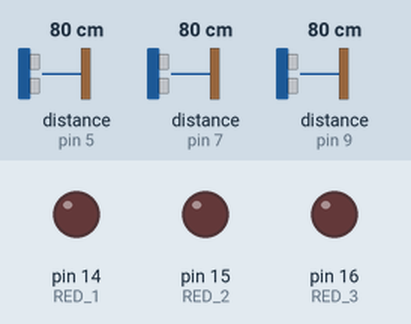
The sketch below on a simulated Arduino Uno, built with avr-gcc and run on an emulated ATmega328P. Parts: output pins drawn as LEDs (lit = HIGH). Wiring (inferred from the names in the program): ultrasonic range finder: trigger pin 4; echo pin 5. The inputs (shaded band) are chosen by the test bench; at power-on: distance to the obstacle (sensors on pin 5, pin 7, pin 9) 80 cm. The echo pulse lasts 58.3 µs per cm; pins used as bus, display or sensor lines are not drawn; what the sketch prints to the serial monitor is not drawn.

Above: at 1.2 s.
1.3 s: distance to the obstacle (sensor on pin 5) set to 2 cm
3.5 s: distance to the obstacle (sensor on pin 7) set to 36 cm
5.0 s: distance to the obstacle (sensor on pin 7) set to 31 cm
At 7.1 s:
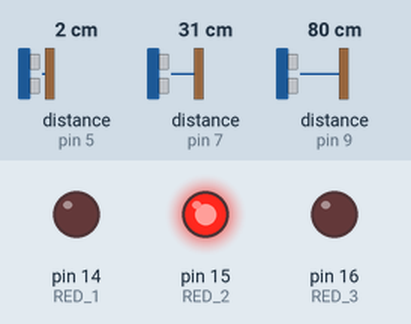
7.7 s: distance to the obstacle (sensor on pin 7) set to 4 cm
14.3 s: distance to the obstacle (sensor on pin 7) set to 2 cm
At 15.4 s:
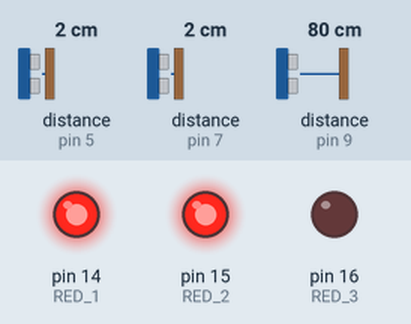
16.1 s: distance to the obstacle (sensor on pin 7) set to 35 cm
At 18.0 s:
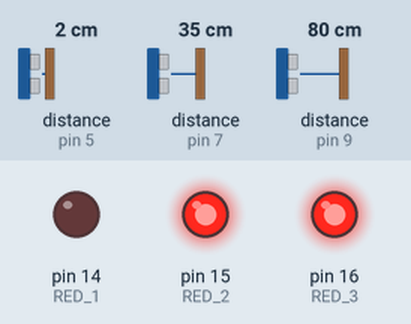
Timing chart, 0 to 19.5 s (numbered marks = the images above; inputs shaded):
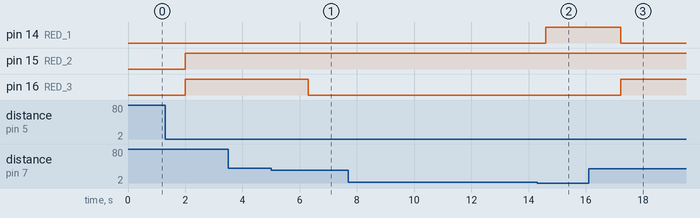

The sketch:

AutoDrivingTest1.ino
```cpp
///////////////////////////////////////////////
//  하이로보 현장실습 과제                       //
//  자율주행 미로 탈출 RC 카 제작                //
//  초음파 센서 3개, RGB LED 3개, DC 모터 2개   //
/////////////////////////////////////////////

  // 인터럽트 사용할 것인가?
  // 굴러가다가, 너무 근접하면 Stop, Led Red ON, 후진 후 방향 전환
  // 만약 왼쪽이 막혔으면 3cm 후진 후, 우회전 6cm, 직진
  // 또는 우측 바퀴만 역회전 후, 좌측 바퀴 정회전

#define MAX_DISTANCE 200
#define MOTOR_L1 10 // 왼쪽 모터 정회전
#define MOTOR_L2 11 // 왼쪽 모터 역회전
#define MOTOR_R1 12 // 오른쪽 모터 정회전
#define MOTOR_R2 13 // 오른쪽 모터 역회전
#define RED_1 14 // (A0) RGB LED 1번의 RED
#define RED_2 15 // (A1) RGB LED 2번의 RED
#define RED_3 16 // (A2) RGB LED 3번의 RED
#define ULTRA_1T 4 // 1번 초음파 센서 Trigger
#define ULTRA_1E 5 // 1번 초음파 센서 Echo
#define ULTRA_2T 6 // 2번 초음파 센서 Trigger
#define ULTRA_2E 7 // 2번 초음파 센서 Echo
#define ULTRA_3T 8 // 3번 초음파 센서 Trigger
#define ULTRA_3E 9 // 3번 초음파 센서 Echo

// 1번(좌측), 2번(우측), 3번(정면)
// RGB LED(Digital Pin 3,5,7), DC Motor(Digital Pin 10~13), UltraSound(Analog Pin 0~5)

int Duration_Front, Duration_Left, Duration_Right;
int Distance_Front, Distance_Left, Distance_Right;

/* 초기화 부분*/
void setup() {
  Serial.begin(9600); //시리얼 모니터 확인용 : Baudrate=9600
  Digital_Pin_Init(); //Digita Pin 활성화
  Device_Init(); //각 센서 초기화
}

/* 반복 실행 부분*/
void loop() {
  //Motor_Init();
  Ultra_Init();
  Distance_Init();
  Serial_Monitor(); // 시리얼 모니터 확인
  delay(300); // 0.3초 대기 후 다시 측정
}

//////////////////////////////////////
/////// 사용자 임의 함수 정의 //////////
////////////////////////////////////

int microsecondsToCentimeters(int microseconds)
{
  // 측정거리(Distance)를 cm로 변환하는 함수
  return microseconds/29/2;
}

void Digital_Pin_Init(void)
{
  // Digital Pin 활성화
  pinMode(ULTRA_1T,OUTPUT);  // 1번 초음파 센서 Trig 핀
  pinMode(ULTRA_1E,INPUT);   // 1번 초음파 센서 Echo 핀
  pinMode(ULTRA_2T,OUTPUT);  // 2번 초음파 센서 Trig 핀
  pinMode(ULTRA_2E,INPUT);   // 2번 초음파 센서 Echo 핀
  pinMode(ULTRA_3T,OUTPUT);  // 3번 초음파 센서 Trig 핀
  pinMode(ULTRA_3E,INPUT);   // 3번 초음파 센서 Echo 핀
  //pinMode(MOTOR_L1,OUTPUT); // 왼쪽 DC Motor 정회전 핀
  //pinMode(MOTOR_L2,OUTPUT); // 왼쪽 DC Motor 역회전 핀
  //pinMode(MOTOR_R1,OUTPUT); // 오른쪽 DC Motor 정회전 핀
  //pinMode(MOTOR_R2,OUTPUT); // 오른쪽 DC Motor 역회전 핀
  pinMode(RED_1,OUTPUT);  // Red1 핀
  pinMode(RED_2,OUTPUT);  // Red2 핀
  pinMode(RED_3,OUTPUT);  // Red3 핀
}

void Device_Init(void)
{
  // Device 초기화
  digitalWrite(ULTRA_1T,LOW);    // 1번 초음파 센서 Trig 신호 off
  digitalWrite(ULTRA_2T,LOW);    // 2번 초음파 센서 Trig 신호 off
  digitalWrite(ULTRA_3T,LOW);    // 3번 초음파 센서 Trig 신호 off
  digitalWrite(RED_1,LOW);    // RGB LED 1번의 RED Off
  digitalWrite(RED_2,LOW);    // RGB LED 2번의 RED off
  digitalWrite(RED_3,LOW);    // RGB LED 3번의 RED off
  digitalWrite(MOTOR_L1,LOW); // Motor L1 off
  digitalWrite(MOTOR_L2,LOW); // Motor L2 off
  digitalWrite(MOTOR_R1,LOW); // Motor R1 off
  digitalWrite(MOTOR_R2,LOW); // Motor R2 off
}

void Serial_Monitor(void)
{
  // 시리얼 모니터 확인
  Serial.print("좌측 : ");
  Serial.print(Distance_Left);
  Serial.println("cm");
  Serial.print("우측 : ");
  Serial.print(Distance_Right);
  Serial.println("cm");
  Serial.print("정면 : ");
  Serial.print(Distance_Front);
  Serial.println("cm");
  Serial.println("");
}

void Motor_Init()
{
  // 모터 전진
  digitalWrite(MOTOR_L1,HIGH);
  digitalWrite(MOTOR_L2,LOW);
  digitalWrite(MOTOR_R1,HIGH);
  digitalWrite(MOTOR_R2,LOW);
}

void Ultra_Init(void)
{
  // 초음파 센서로 거리 측정
  digitalWrite(ULTRA_1T,HIGH);   // 센서에 Trig 신호 입력
  digitalWrite(ULTRA_2T,HIGH);   // 센서에 Trig 신호 입력
  digitalWrite(ULTRA_3T,HIGH);   // 센서에 Trig 신호 입력
  delayMicroseconds(10);  // 10us 정도 유지 (고정)
  digitalWrite(ULTRA_1T,LOW);    // Trig 신호 off
  digitalWrite(ULTRA_2T,LOW);    // Trig 신호 off
  digitalWrite(ULTRA_3T,LOW);    // Trig 신호 off
  Duration_Left = pulseIn(ULTRA_1E, HIGH);  // Echo pin: HIGH->Low 간격을 측정
  Duration_Right = pulseIn(ULTRA_2E, HIGH);  // Echo pin: HIGH->Low 간격을 측정
  Duration_Front = pulseIn(ULTRA_3E, HIGH);  // Echo pin: HIGH->Low 간격을 측정
  Distance_Left = microsecondsToCentimeters(Duration_Left);  // 거리(cm)로 변환, 왼쪽 거리 측정
  Distance_Right = microsecondsToCentimeters(Duration_Right);  // 거리(cm)로 변환, 오른쪽 거리 측정
  Distance_Front = microsecondsToCentimeters(Duration_Front);  // 거리(cm)로 변환, 정면 거리 측정
}

void Distance_Init(void)
{
  // 장애물 발견 시 경고 메시지 & LED RED ON
  if(Distance_Left < 3)  // 왼쪽 거리가 너무 가까우면
  {
    digitalWrite(RED_1,HIGH); // RED1 On
    Serial.println("LEFT <Too Close>"); // 경고 메시지
    digitalWrite(MOTOR_L1,HIGH);
    digitalWrite(MOTOR_L2,LOW);
  }
  else
  {
    digitalWrite(RED_1,LOW); // RED1 Off
    digitalWrite(MOTOR_L1,LOW);
    digitalWrite(MOTOR_L2,HIGH);
  }
  if(Distance_Right < 3)  // 왼쪽 거리가 너무 가까우면
  {
    digitalWrite(RED_2,HIGH); // RED1 On
    Serial.println("RIGHT <Too Close>"); // 경고 메시지
    digitalWrite(MOTOR_R1,HIGH);
    digitalWrite(MOTOR_R2,LOW);
  }
  else
  {
    digitalWrite(RED_1,LOW); // RED1 Off
    digitalWrite(MOTOR_L1,LOW);
    digitalWrite(MOTOR_L2,HIGH);
  }
  if(Distance_Front < 3)  // 정면 거리가 너무 가까우면
  {
    digitalWrite(RED_3,HIGH); // RED1 On
    Serial.println("FRONT <Too Close>"); // 경고 메시지
    digitalWrite(MOTOR_L1,LOW);
    digitalWrite(MOTOR_L2,HIGH);
    digitalWrite(MOTOR_R1,LOW);
    digitalWrite(MOTOR_R2,HIGH);
  }
  else
  {
    digitalWrite(RED_3,LOW); // RED1 Off
  }
}
```

Measured:
- the behaviour switches between 34 and 33 cm on distance to the obstacle (sensor on pin 7) (found by bisection; images 0 and 1)
- the behaviour switches between 3 and 2 cm on distance to the obstacle (sensor on pin 7) (found by bisection; images 1 and 2)
- after the input at 5.0 s, pin 16 (RED_3): HIGH → LOW after 1.3 s
- after the input at 14.3 s, pin 14 (RED_1): LOW → HIGH after 0.30 s
- after the input at 16.1 s, pin 14 (RED_1): HIGH → LOW after 1.1 s; pin 16 (RED_3): LOW → HIGH after 1.1 s
